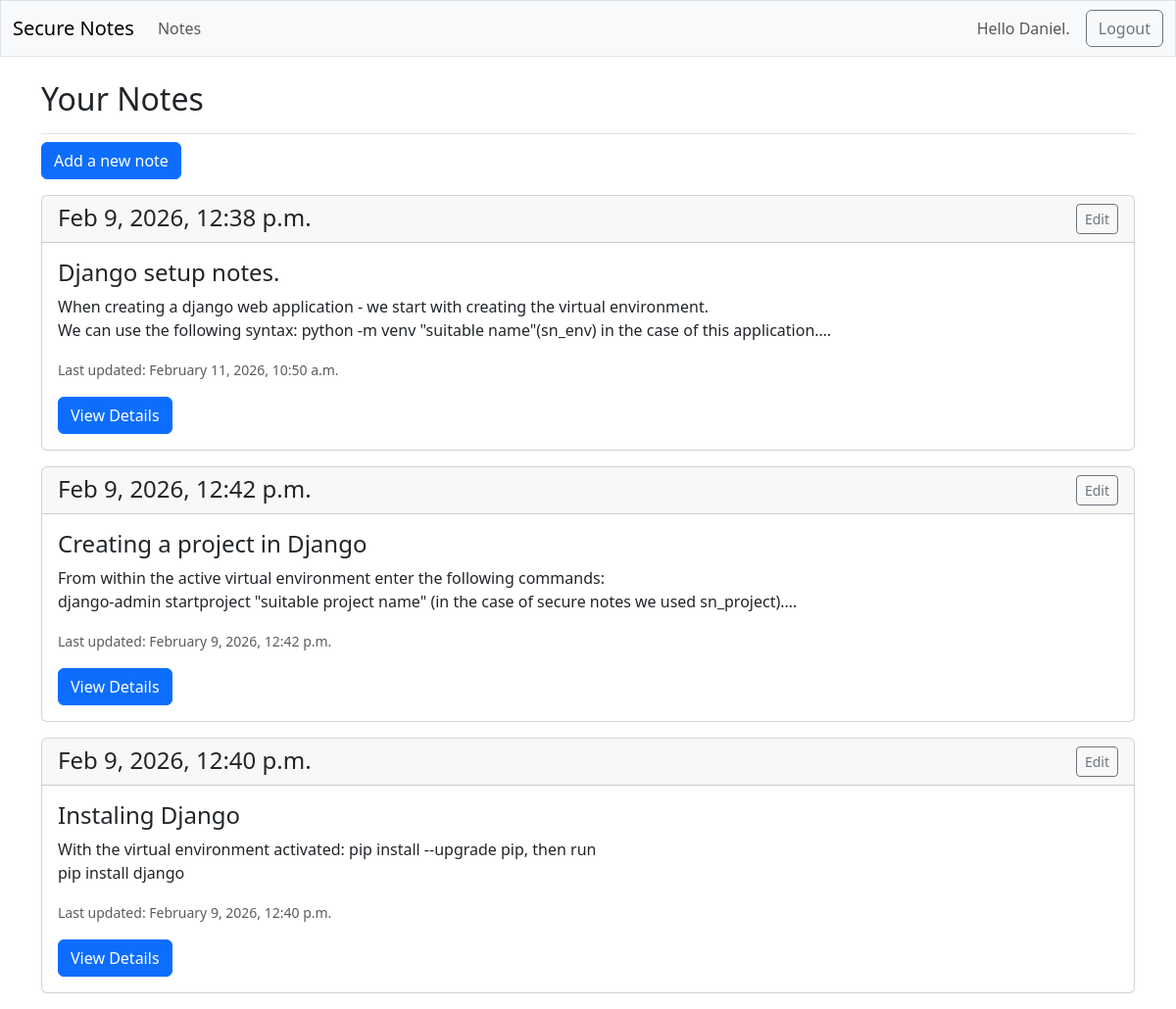
The app's page /notes/ (signed in), older data.
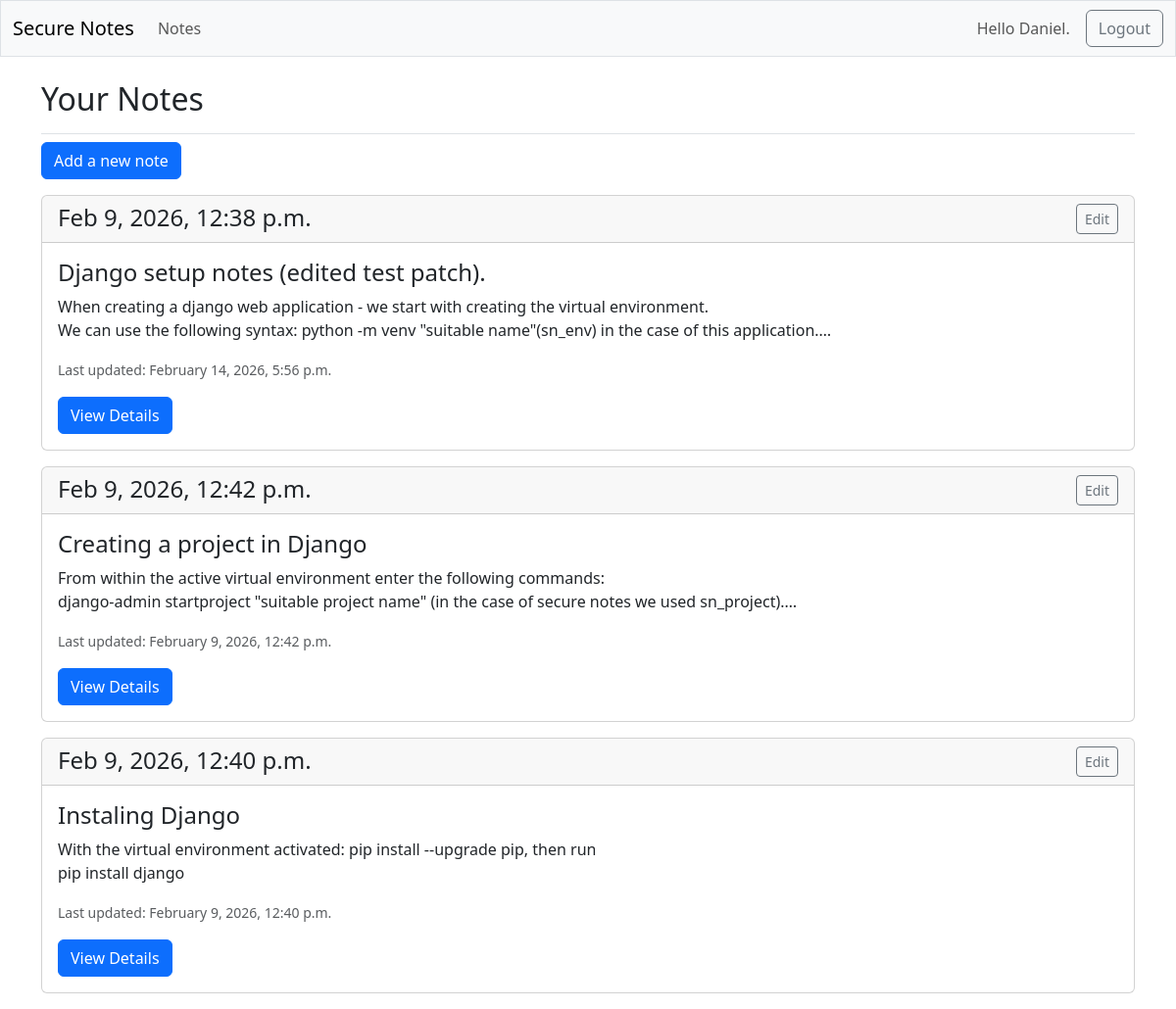
The same page, newer data.
### secure_notes/models.py (models this page shows, shortened)
class Note(models.Model):
    owner = models.ForeignKey(settings.AUTH_USER_MODEL, on_delete=models.CASCADE, related_name='notes') # Switched to settings.AUTH_USER_MODEL for better compatibility with custom user models
    title = models.CharField(max_length=255)
    content = models.TextField()
    created_at = models.DateTimeField(auto_now_add=True)
    updated_at = models.DateTimeField(auto_now=True)
    class Meta:
        ordering = ['-created_at']
        constraints = [
            models.UniqueConstraint(fields=['owner', 'title'], name='unique_note_title_per_user')
        ]

### secure_notes/views.py (the view)
# urls.py: path('notes/', views.notes, name='notes'),
@login_required
def notes(request):
    notes = user_notes_qs(request).order_by('-updated_at')
    context = {
        'notes': notes
    }
    return render(request, 'secure_notes/notes.html', context)

### secure_notes/views.py (called while the page is built)
def user_notes_qs(request):
    return Note.objects.filter(owner=request.user)

### secure_notes/templates/secure_notes/notes.html (shortened to what this page needs)
{% extends "secure_notes/base.html" %}
{% block page_header %}
    <h2>Your Notes</h2>
{% endblock page_header %}
{% block content %}
<p><a href="{% url 'secure_notes:create_note' %}" class="btn btn-primary">Add a new note</a>
</p>
{% for note in notes %}
<div class="card mb-3">
     <h4 class="card-header">
        {{ note.created_at|date:"M j, Y, g:i a" }}
        <small>
            <a href="{% url 'secure_notes:edit_note' note.id %}" class="btn btn-sm btn-outline-secondary float-end">Edit</a>
        </small>
    </h4>
    <div class="card-body">
        <h4 class="card-title">{{ note.title }}</h4>
        <p class="note-preview">{{ note.content|linebreaksbr }}</p>
        <p class="card-text"><small class="text-muted">Last updated: {{ note.updated_at|date:"F j, Y, g:i a" }}</small></p>
        <a href="{% url 'secure_notes:note_detail' note.id %}" class="btn btn-primary">View Details</a>
    </div>
</div>
{% empty %}
<div class="alert alert-info" role="alert">
    No notes have been added yet. <a href="{% url 'secure_notes:create_note' %}" class="alert-link">Add your first note</a>
</div>
{% endfor %}
{% endblock content %}

### secure_notes/templates/secure_notes/base.html (shortened to what this page needs)
<!DOCTYPE html>
<html lang="en">
<head>
    {% load static %}
    <link rel="stylesheet" href="{% static 'secure_notes/css/styles.css' %}">
    {% load django_bootstrap5 %}
    {% bootstrap_css %}
</head>
<body>
    <nav class="navbar navbar-expand-md navbar-light bg-light mb-4 border">
        <div class="container-fluid">
            <a class="navbar-brand" href="{% url 'secure_notes:index' %}">
                Secure Notes
            </a>
        <div class="collapse navbar-collapse" id="navbarCollapse">
            <ul class="navbar-nav me-auto mb-2 mb-md-0">
                <li class="nav-item">
                    <a class="nav-link" href="{% url 'secure_notes:notes' %}">Notes</a>
                </li>
            </ul>
             <ul class="navbar-nav ms-auto mb-2 mb-md-0">
                {% if user.is_authenticated %}
                    <li class="nav-item">
                        <span class="navbar-text">Hello {{ user.username }}.</span>
                    </li>
                {% endif %}
            </ul>
            {% if user.is_authenticated %}
            <form action="{% url 'accounts:logout' %}" method="post" class="d-flex ms-3">
                <button name="submit" class="btn btn-outline-secondary">Logout</button>
            </form>
            {% endif %}
        </div>
    </div>
</nav>
<main class="container">
    <div class="pb-2 mb-2 border-bottom">
        {% block page_header %}{% endblock page_header %}
    </div>
    <div>
        {% block content %}{% endblock content %}
    </div>
</main>
</body>
</html>

### secure_notes/static/secure_notes/css/styles.css (style rules this page uses)
.note-preview { overflow: hidden; display: -webkit-box; -webkit-box-orient: vertical; -webkit-line-clamp: 2; max-height: 3em; }

Row changes from the older to the newer data that the page shows:
changed Note: title "Django setup notes." → "Django setup notes (edited test patch)."; updated_at "February 11, 2026, 10:50 a.m." → "February 14, 2026, 5:56 p.m."
